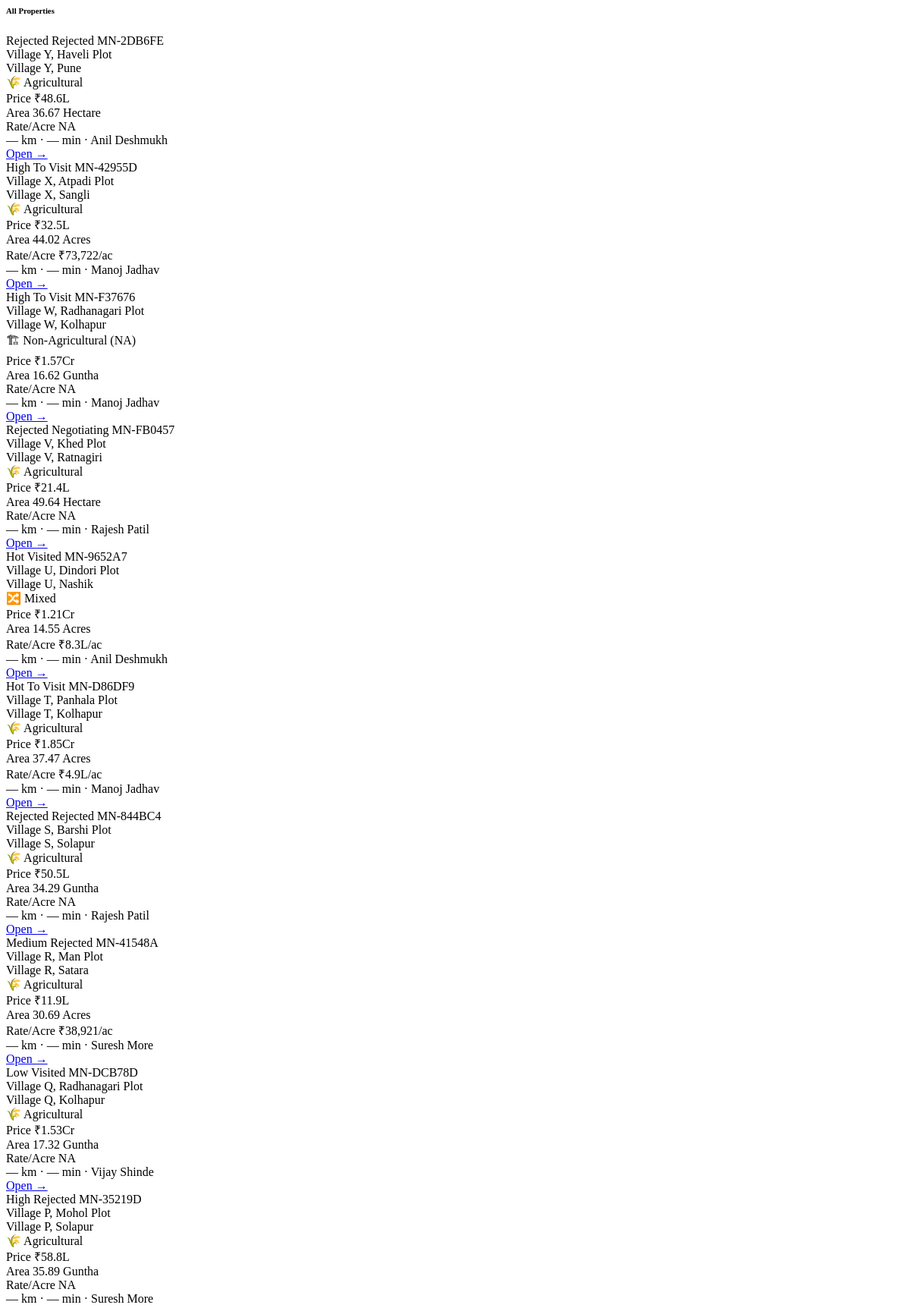
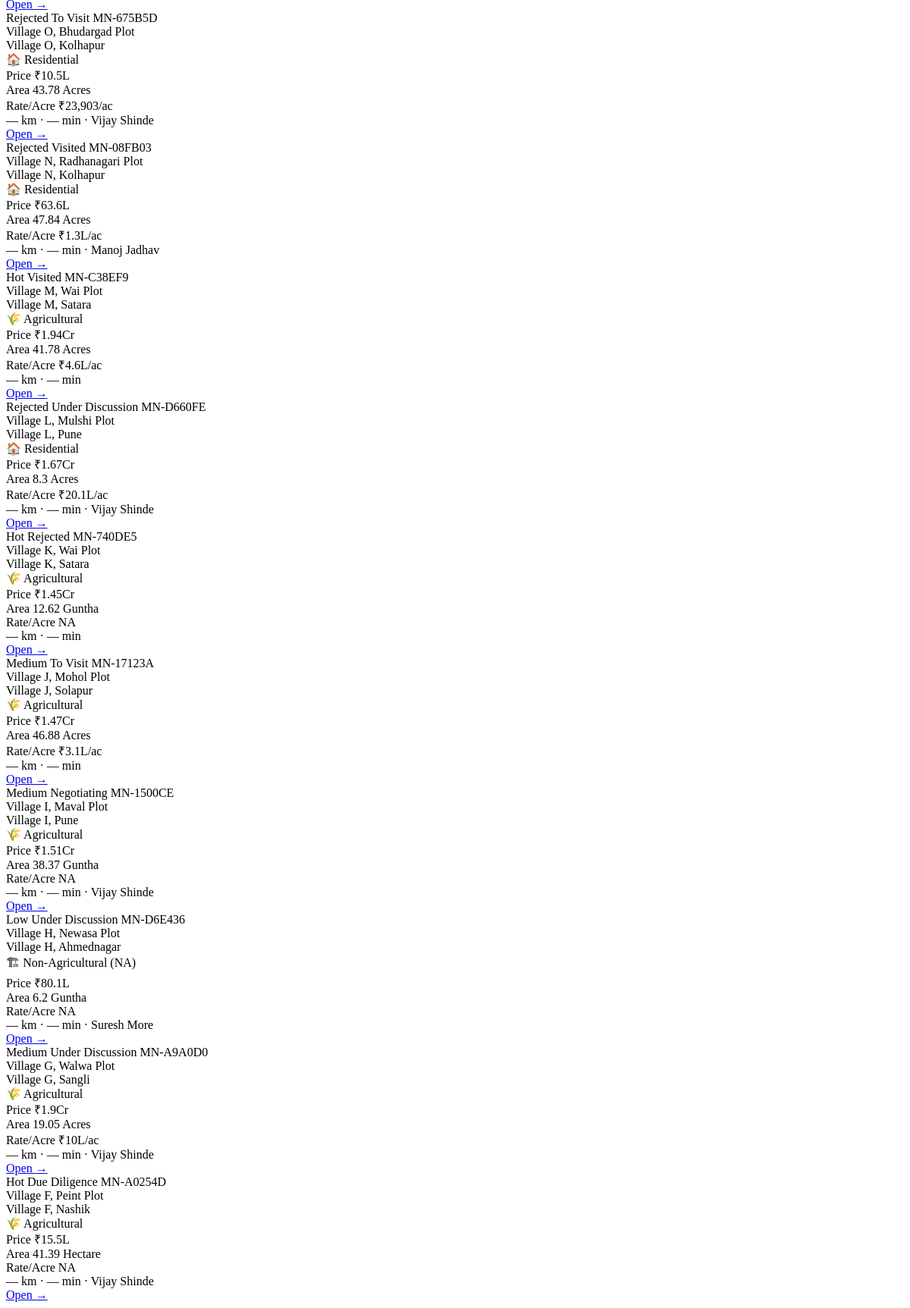
/dashboard/props/ (signed in), run on an earlier commit of the app's database (2 pictures, top to bottom).
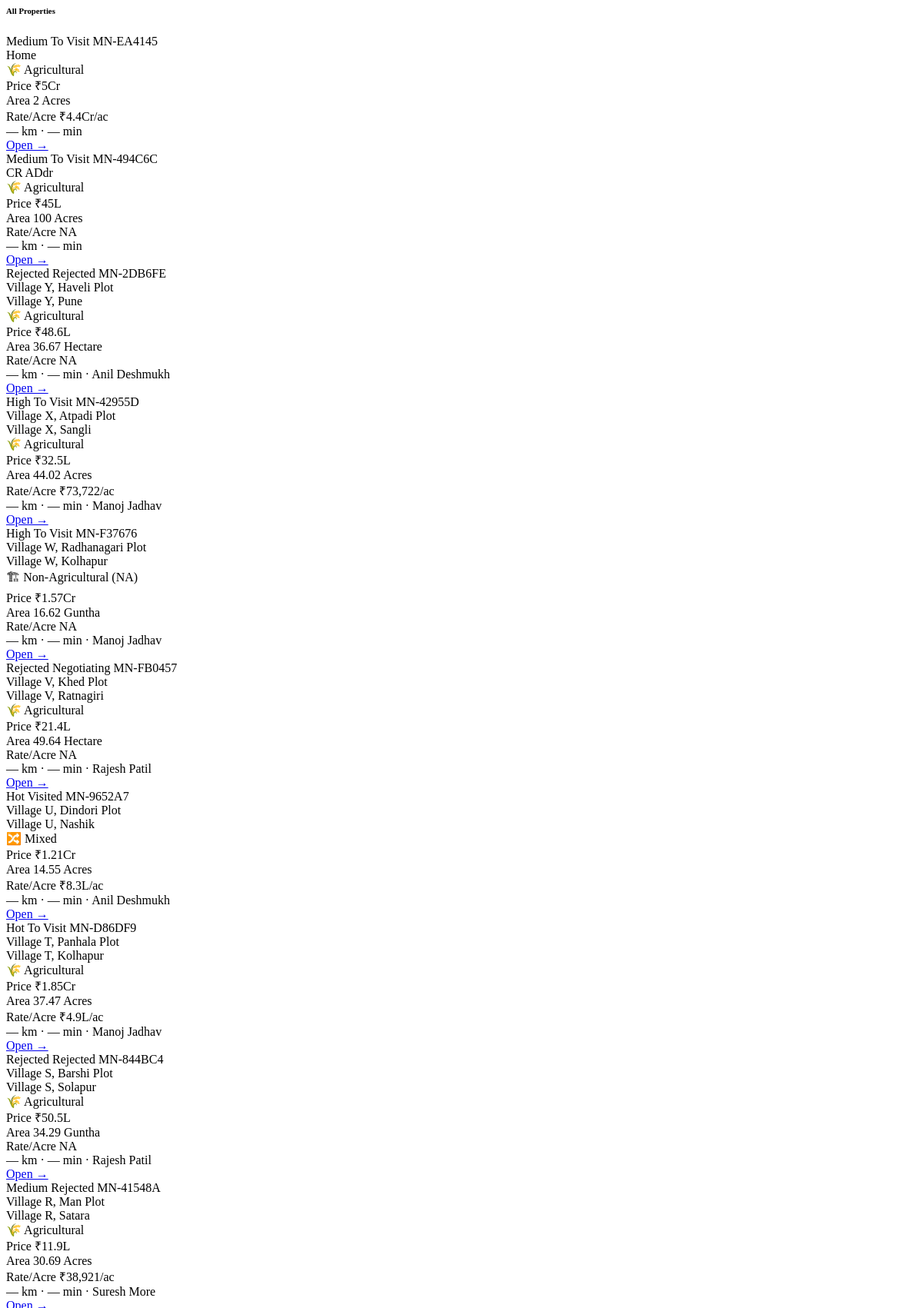
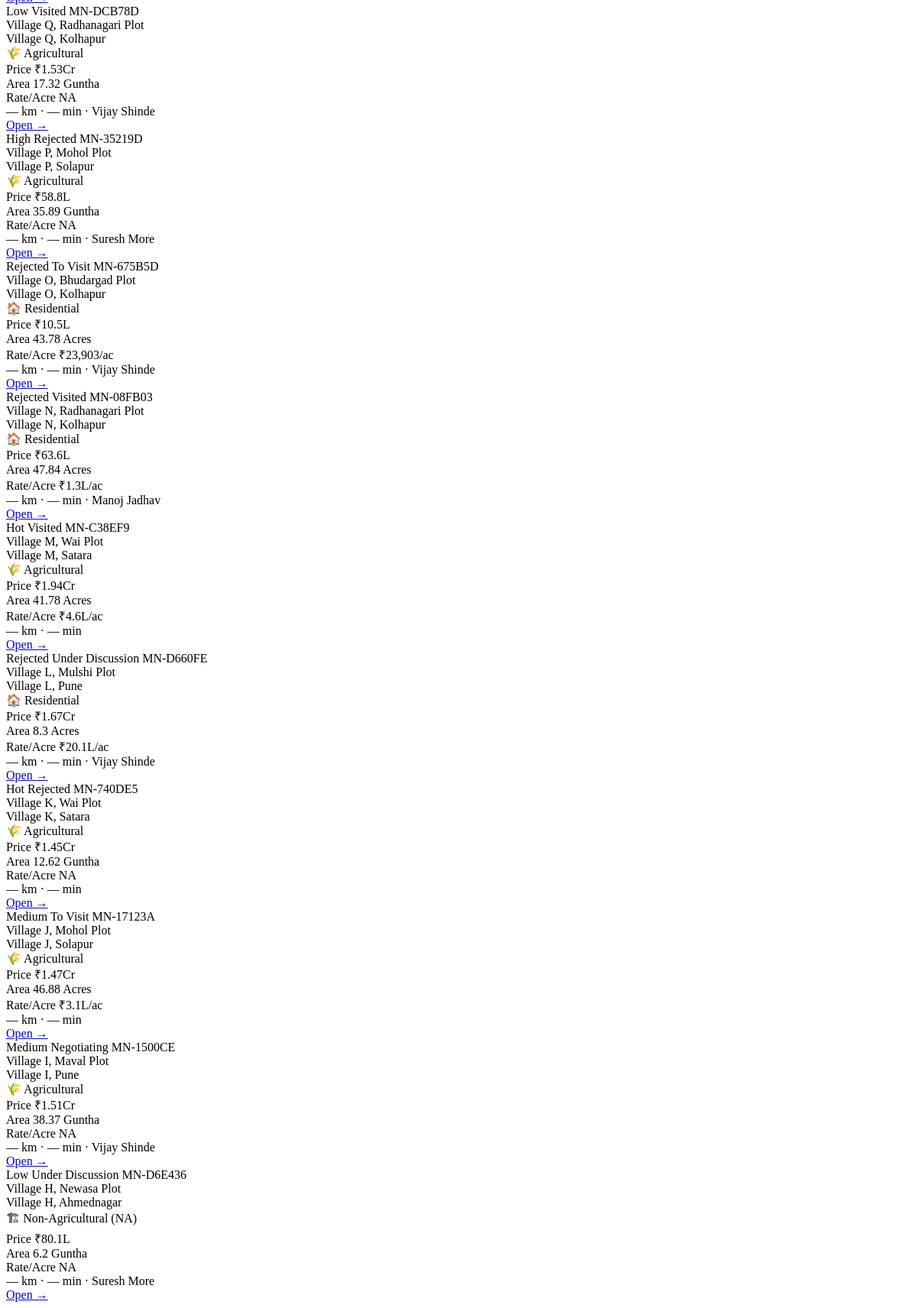
And on a later commit of the database (2 pictures, top to bottom).
### apps/properties/models.py (models this page shows, shortened)
class Property(models.Model):
    project = models.ForeignKey(Project, on_delete=models.PROTECT, related_name='properties')
    name = models.CharField(max_length=255)
    reference_id = models.CharField(max_length=50, unique=True, blank=True)
    slug = models.SlugField(max_length=300, unique=True, blank=True)
    latitude = models.DecimalField(max_digits=10, decimal_places=7, null=True, blank=True)
    longitude = models.DecimalField(max_digits=10, decimal_places=7, null=True, blank=True)
    full_address = models.TextField(blank=True)
    village = models.CharField(max_length=100, blank=True)
    taluka = models.CharField(max_length=100, blank=True)
    district = models.CharField(max_length=100, blank=True)
    state = models.CharField(max_length=100, blank=True, default='Maharashtra')
    country = models.CharField(max_length=100, blank=True, default='India')
    total_area = models.DecimalField(max_digits=12, decimal_places=4, null=True, blank=True)
    area_unit = models.CharField(max_length=20, choices=AREA_UNIT_CHOICES, default='acres')
    land_type = models.CharField(max_length=20, choices=LAND_TYPE_CHOICES, blank=True)
    asking_price = models.DecimalField(max_digits=14, decimal_places=2, null=True, blank=True)
    expected_negotiated_price = models.DecimalField(max_digits=14, decimal_places=2, null=True, blank=True)
    price_per_acre = models.DecimalField(max_digits=14, decimal_places=2, null=True, blank=True)
    price_per_sqft = models.DecimalField(max_digits=14, decimal_places=2, null=True, blank=True)
    estimated_market_value = models.DecimalField(max_digits=14, decimal_places=2, null=True, blank=True)
    owner_name = models.CharField(max_length=200, blank=True)
    agent_name = models.CharField(max_length=200, blank=True)
    agent_phone = models.CharField(max_length=20, blank=True)
    alternate_contact = models.CharField(max_length=200, blank=True)
    investment_score = models.PositiveSmallIntegerField(
        null=True, blank=True,
        validators=[MinValueValidator(0), MaxValueValidator(100)]
    )
    priority = models.CharField(max_length=20, choices=PRIORITY_CHOICES, default='medium')
    status = models.CharField(max_length=30, choices=STATUS_CHOICES, default='to_visit')
    general_notes = models.TextField(blank=True)
    distance_from_home_km = models.DecimalField(max_digits=7, decimal_places=1, null=True, blank=True)
    drive_time_minutes = models.IntegerField(null=True, blank=True)
    created_at = models.DateTimeField(auto_now_add=True)
    updated_at = models.DateTimeField(auto_now=True)
    class Meta:
        verbose_name_plural = 'properties'
        ordering = ['-created_at']
    def get_absolute_url(self):
        return reverse('properties:detail', kwargs={'slug': self.slug})

### apps/core/views.py (the view)
# urls.py: path('dashboard/props/', views.DashboardPropsView.as_view(), name='dashboard-props'),
class DashboardPropsView(LoginRequiredMixin, ActiveProjectMixin, View):
    def get(self, request):
        props = self.project.properties.all()
        filter_type = request.GET.get('filter', 'all')
        if filter_type == 'visited':
            qs = props.filter(status__in=['visited', 'under_discussion', 'due_diligence', 'negotiating', 'purchased'])
            title = 'Visited Properties'
        elif filter_type == 'hot':
            qs = props.filter(priority='hot')
            title = 'Hot Leads'
        elif filter_type == 'negotiating':
            qs = props.filter(status='negotiating')
            title = 'Negotiating'
        else:
            qs = props
            title = 'All Properties'
        properties = qs.select_related('evaluation').order_by('-updated_at')[:20]
        return render(request, 'core/partials/_dashboard_props.html', {
            'properties': properties,
            'filter_type': filter_type,
            'title': title,
        })

### apps/core/context_processors.py (called while the page is built)
def google_maps(request):
    return {'GOOGLE_MAPS_API_KEY': settings.GOOGLE_MAPS_API_KEY}

def active_project(request):
    project = None
    project_id = request.session.get('active_project_id')
    if project_id:
        project = Project.objects.filter(pk=project_id).first()
    return {'active_project': project}

### apps/core/mixins.py (called while the page is built)
    def dispatch(self, request, *args, **kwargs):
        project_id = request.session.get('active_project_id')
        if not project_id:
            return redirect('core:project-list')
        try:
            self.project = Project.objects.get(pk=project_id)
        except Project.DoesNotExist:
            del request.session['active_project_id']
            return redirect('core:project-list')
        return super().dispatch(request, *args, **kwargs)

### apps/properties/templatetags/prop_filters.py (called while the page is built)
@register.filter
def inr(value, suffix=''):
    if value is None:
        return ''
    n = float(value)
    if n >= 1e7:
        v = n / 1e7
        s = f'{v:.2f}'.rstrip('0').rstrip('.')
        return f'₹{s}Cr{suffix}'
    if n >= 1e5:
        v = n / 1e5
        s = f'{v:.1f}'.rstrip('0').rstrip('.')
        return f'₹{s}L{suffix}'
    return f'₹{int(n):,}{suffix}'

### templates/core/partials/_dashboard_props.html (shortened to what this page needs)
{% load prop_filters %}
<div class="d-flex align-items-center justify-content-between mb-3">
  <h6 class="fw-bold mb-0">{{ title }}</h6>
</div>
{% for prop in properties %}
<div class="prop-card priority-border-{{ prop.priority }}"
     data-slug="{{ prop.slug }}"
     onmouseenter="window.mapManager && window.mapManager.highlightMarker('{{ prop.slug }}')"
     onclick="window.mapManager && window.mapManager.openMarker('{{ prop.slug }}')">
  <div class="pc-topbar">
    <span class="pc-badge pc-pri-{{ prop.priority }}">{{ prop.get_priority_display }}</span>
    <span class="pc-badge pc-status">{{ prop.get_status_display }}</span>
    <span class="pc-ref ms-auto">{{ prop.reference_id }}</span>
  </div>
  <div class="pc-name" title="{{ prop.name }}">{{ prop.name }}</div>
  <div class="pc-loc">
    {{ prop.village }}{% if prop.village and prop.district %}, {% endif %}{{ prop.district }}
  </div>
  {% if prop.land_type %}
  <div class="pc-type">
    {% if prop.land_type == 'agricultural' %}🌾{% elif prop.land_type == 'na' %}🏗{% elif prop.land_type == 'residential' %}🏠{% elif prop.land_type == 'commercial' %}🏪{% else %}🔀{% endif %}
    {{ prop.get_land_type_display }}
  </div>
  {% endif %}
  <div class="pc-metrics">
    <div class="pc-metric">
      <span class="pc-mlabel">Price</span>
      <span class="pc-mval pc-price">{% if prop.asking_price %}{{ prop.asking_price|inr }}{% else %}<span class="pc-na">NA</span>{% endif %}</span>
    </div>
    <div class="pc-metric">
      <span class="pc-mlabel">Area</span>
      <span class="pc-mval">{% if prop.total_area %}{{ prop.total_area|floatstrip }} {{ prop.get_area_unit_display }}{% else %}<span class="pc-na">NA</span>{% endif %}</span>
    </div>
    <div class="pc-metric">
      <span class="pc-mlabel">Rate/Acre</span>
      <span class="pc-mval">{% if prop.price_per_acre %}{{ prop.price_per_acre|inr_acre }}{% else %}<span class="pc-na">NA</span>{% endif %}</span>
    </div>
  </div>
  <div class="pc-dist-row">
    <span class="pc-dist-item">
      {% if prop.distance_from_home_km %}{{ prop.distance_from_home_km }} km{% else %}<span class="pc-na">— km</span>{% endif %}
    </span>
    <span class="pc-dist-sep">·</span>
    <span class="pc-dist-item">
      {% if prop.drive_time_minutes %}~{{ prop.drive_time_minutes }} min{% else %}<span class="pc-na">— min</span>{% endif %}
    </span>
    {% if prop.agent_name %}
    <span class="pc-dist-sep">·</span>
    <span class="pc-dist-item"> {{ prop.agent_name }}</span>
    {% endif %}
  </div>
  <div class="pc-footer" onclick="event.stopPropagation();">
    <div class="pc-actions">
      <a href="{{ prop.get_absolute_url }}" class="pc-open">Open →</a>
    </div>
  </div>
</div>
{% empty %}
<p class="text-muted small">No properties match this filter.</p>
{% endfor %}

What changed in the data, as far as the page shows it:
no longer on this page (row unchanged): Property: priority "Medium", status "Under Discussion", reference_id "MN-A9A0D0", name "Village G, Walwa Plot", village "Village G", district "Sangli", land_type "Agricultural", asking_price|inr "₹1.9Cr", total_area "19.05", area_unit "Acres", price_per_acre|inr_acre "₹10L/ac", shows "— km", shows "— min", agent_name "Vijay Shinde"
no longer on this page (row unchanged): Property: priority "Hot", status "Due Diligence", reference_id "MN-A0254D", name "Village F, Peint Plot", village "Village F", district "Nashik", land_type "Agricultural", asking_price|inr "₹15.5L", total_area "41.39", area_unit "Hectare", shows "NA", shows "— km", shows "— min", agent_name "Vijay Shinde"
added Property: priority "Medium", status "To Visit", reference_id "MN-EA4145", name "Home", land_type "Agricultural", asking_price|inr "₹5Cr", total_area "2", area_unit "Acres", price_per_acre|inr_acre "₹4.4Cr/ac", shows "— km", shows "— min"
added Property: priority "Medium", status "To Visit", reference_id "MN-494C6C", name "CR ADdr", land_type "Agricultural", asking_price|inr "₹45L", total_area "100", area_unit "Acres", shows "NA", shows "— km", shows "— min"
